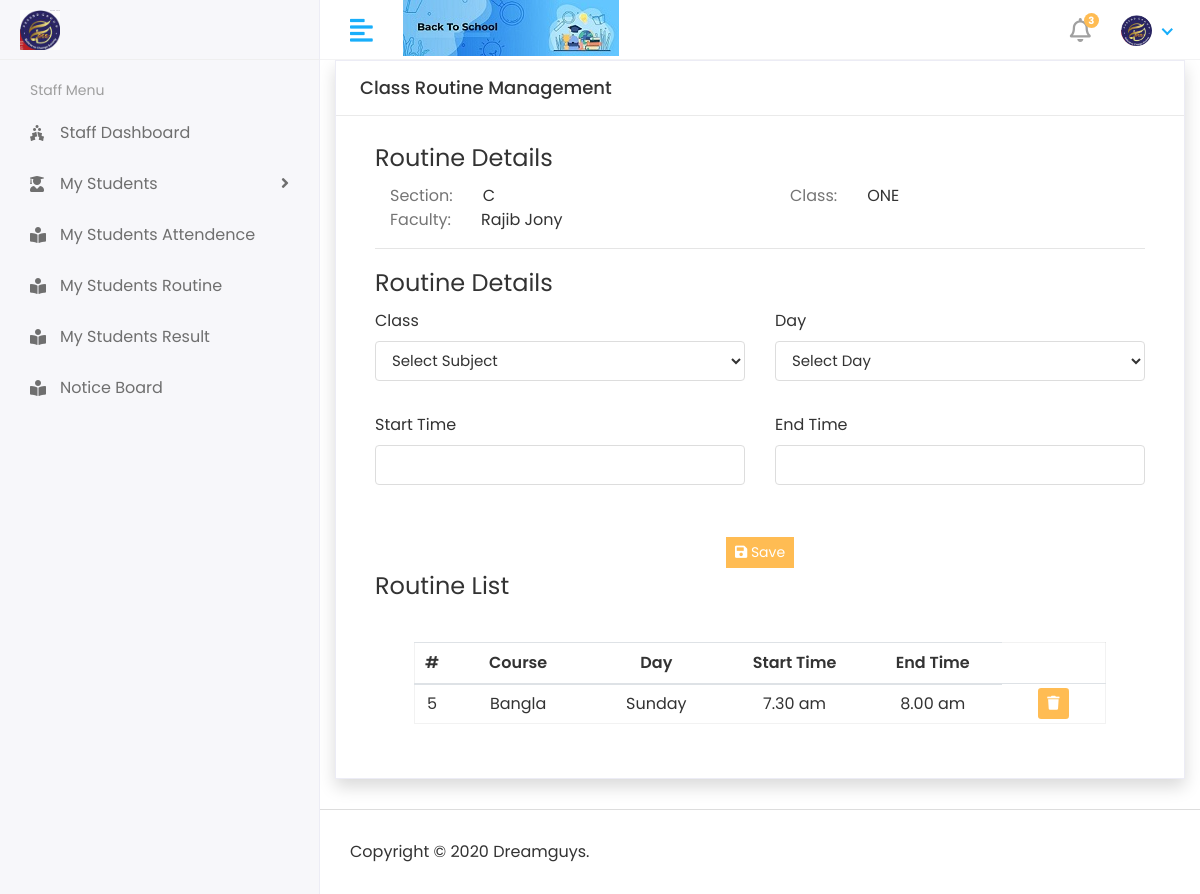
Page /add_class_routin/2 (signed in) on the earlier database version.
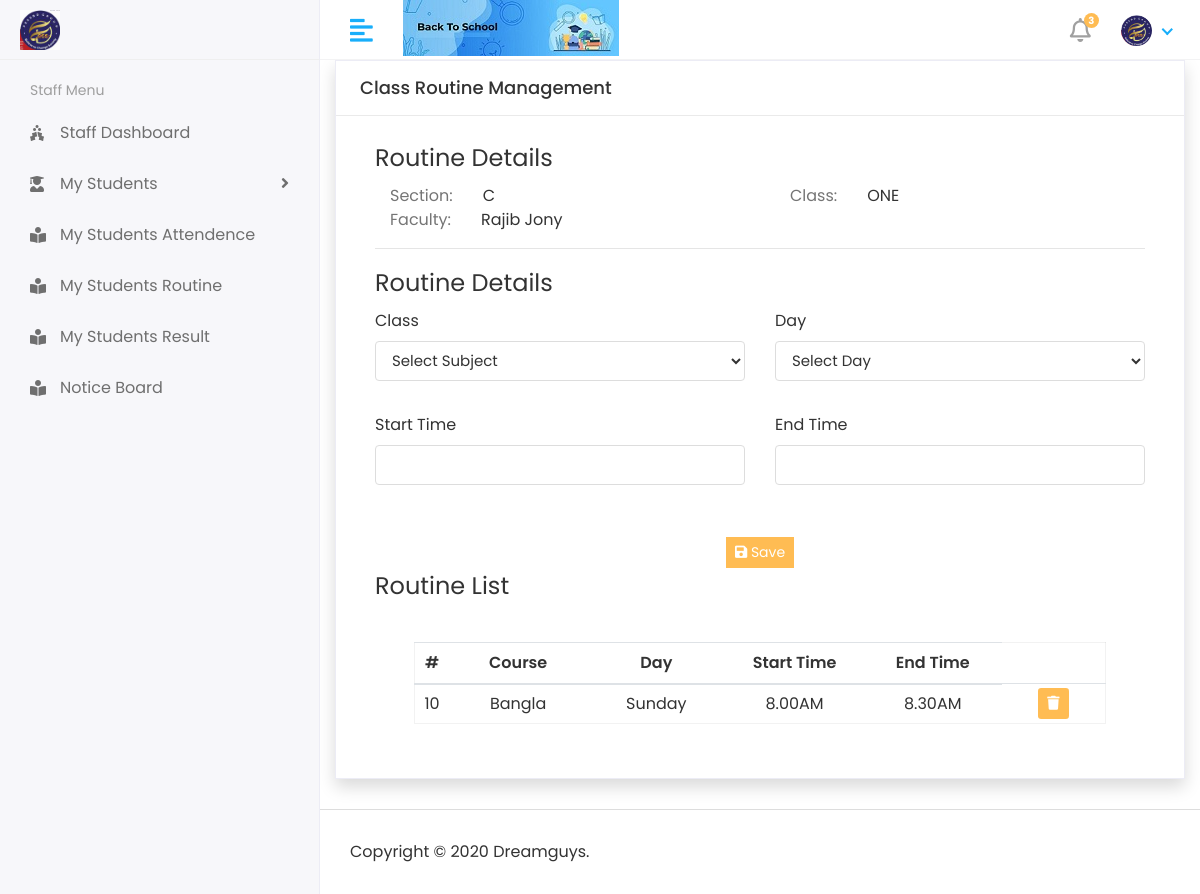
Same page on the later database version.
### apps/Students/models/models.py (models this page shows, shortened)
class Routine(models.Model):
    course = models.ForeignKey(Course,on_delete=models.DO_NOTHING)
    day = models.ForeignKey(Day,on_delete=models.DO_NOTHING)
    start_time = models.CharField(max_length=250 )
    end_time = models.CharField(max_length=250 )

class Day(models.Model):
    name = models.CharField(max_length=250)
    def __str__(self):
        return  self.name

### apps/users/models/models.py (models this page shows, shortened)
class Course(models.Model):
    name = models.CharField(max_length=100)
    created_at = models.DateTimeField(auto_now_add=True)
    updated_at = models.DateTimeField(auto_now=True)
    def __str__(self):
        return self.name

### apps/Students/views.py (the view)
# urls.py: path(r'add_class_routin/<int:classPK>',add_class_routine,name='add_class_routin'),
@login_required
def add_class_routine(request,classPK = None, date=None):
    _class = Class.objects.get(id = classPK)
    _course = Course.objects.all()
    _day = Day.objects.all()
    _routine = Routine.objects.filter(id__in = ClassRoutine.objects.filter( classFor=Class.objects.get(id = classPK)).values_list('routine')).all()
    context = {
        'class':_class,
        'course':_course,
        'day':_day,
        'routine':_routine
    }
    return render(request, 'Routine/add_routine.html',context)

### apps/Students/templates/Routine/add_routine.html (shortened to what the changed rows need)
{% extends 'base/base.html' %} {% block content %}
<div class="col-lg-12 col-md-12 col-sm-12 col-xs-12">
    <div class="card card-default rounded-0 shadow ">
        <div class="card-body">
            <form method="post" action="{% url 'save_routine' %}" enctype="multipart/form-data">
                <div class="container-fluid">
                    <fieldset>
                        <div class="card-body">
                            <div class="container-fluid">
                                <table id="table_id" class="table table-hover table-center mb-0 ">
                                    <colgroup>
                                    </colgroup>
                                    <thead>
                                        <tr class="bg-gradient bg-opacity-50 ">
                                            <th class="px-2 py-2 text-center">#</th>
                                            <th class="px-2 py-2 text-center">Course</th>
                                            <th class="px-2 py-2 text-center">Day</th>
                                            <th class="px-2 py-2 text-center">Start Time</th>
                                            <th class="px-2 py-2 text-center">End Time</th>
                                        </tr>
                                    </thead>
                                    <tbody>
                                        {% for routine in routine %}
                                        <tr>
                                            <td  class="px-2 py-1 align-middle text-center">{{ routine.id }}</td>
                                            <td  class="px-2 py-1 align-middle text-center">{{ routine.course }}</td>
                                            <td  class="px-2 py-1 align-middle text-center">{{ routine.day }}</td>
                                            <td  class="px-2 py-1 align-middle text-center">{{ routine.start_time}}</td>
                                            <td  class="px-2 py-1 align-middle text-center">{{ routine.end_time  }}</td>
                                            <td  class="px-2 py-1 align-middle text-center"> <a class="btn btn-sm bg-danger-light" data-toggle="modal" data-target="#exampleModal">
                                                <i class="fas fa-trash"></i>
                                                </a>
                                            </td>
                                        </tr>
                                        {% endfor %}
                                    </tbody>
                                </table>
                            </div>
                        </div>
                    </fieldset>
                </div>
            </form>
        </div>
    </div>
</div>
{% endblock content %}

Differences in the rows shown:
removed Routine: id "5", course "Bangla", day "Sunday", start_time "7.30 am", end_time "8.00 am"
added Routine: id "10", course "Bangla", day "Sunday", start_time "8.00AM", end_time "8.30AM"
